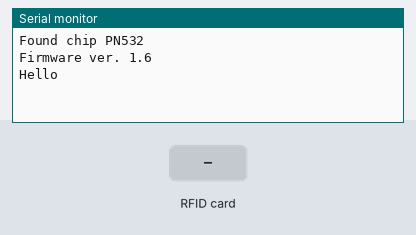
This sketch was run on a simulated Arduino Uno, built with avr-gcc and run on an emulated ATmega328P. On the bench: the last lines printed to the serial monitor. The test bench sets the inputs (shaded band).

Above: at 1.2 s.
1.3 s: RFID card F9 3E 04 F4 held to the reader
At 1.9 s:
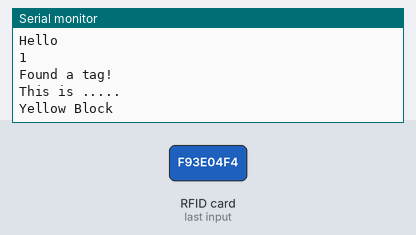
2.8 s: RFID card C9 12 0D F4 held to the reader
At 3.4 s:
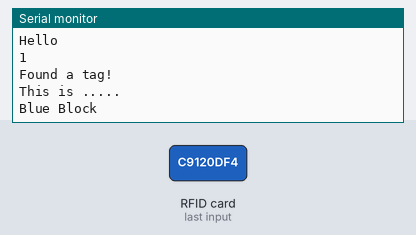
4.3 s: RFID card 59 E3 0B F4 held to the reader
At 5.5 s:
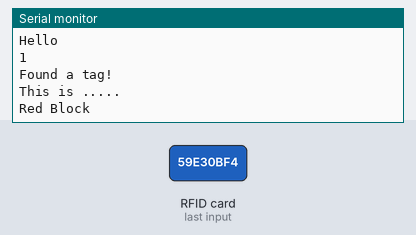
5.8 s: RFID card 5E 7A 19 C4 held to the reader
At 6.9 s:
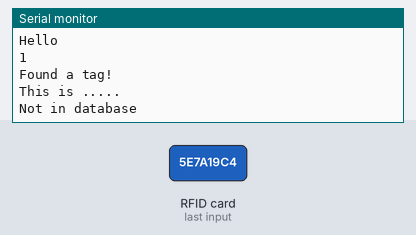

Measured:
- after the input at 1.3 s, the serial monitor: prints a new line at once (image 1)
- after the input at 2.8 s, the serial monitor: prints a new line after 0.05 s (image 2)
- after the input at 4.3 s, the serial monitor: prints a new line after 0.05 s (image 3)
- after the input at 5.8 s, the serial monitor: prints a new line after 0.05 s (image 4)

The sketch:

RFID_ID_Detector.ino
```cpp
#include <Wire.h>
#include <SPI.h>
#include <Adafruit_PN532.h>
#define PN532_IRQ   (2)
#define PN532_RESET (3)
Adafruit_PN532 nfc(PN532_IRQ, PN532_RESET);
void setup() {
  // put your setup code here, to run once:
  Serial.begin(9600);
  nfc.begin();
  uint32_t versiondata = nfc.getFirmwareVersion();
  if (! versiondata) {
    Serial.print("Didn't find PN53x board");
    while (1); // halt
  }
  // Got data, print it out!
  Serial.print("Found chip PN5"); Serial.println((versiondata>>24) & 0xFF, HEX);
  Serial.print("Firmware ver. "); Serial.print((versiondata>>16) & 0xFF, DEC);
  Serial.print('.'); Serial.println((versiondata>>8) & 0xFF, DEC);
  // Set the max number of retry attempts to read from a card
  // This prevents us from waiting forever for a card, which is
  // the default behaviour of the PN532.
  nfc.setPassiveActivationRetries(0xFF);
  // configure board to read RFID tags
  nfc.SAMConfig();
  // Serial.println("Show us your card!");
}
void loop() {
  // RFID
  Serial.println("Hello");
  boolean detector;                            //The value that is going to be used to detect whether a tag is found
  uint8_t uid[] = { 0, 0, 0, 0, 0, 0, 0 };     //Buffer to store the returned UID from tag. If there is an issue where
                                               //the reader seems to only read a certain number of times, take out 3 0s
                                               //to match with the byte size of the tags.
  uint8_t obj1[] = {0xF9, 0x3E, 0x4, 0xF4};    //Yellow Tower's id
  uint8_t obj2[] = {0xC9, 0x12, 0xD, 0xF4};    //Blue Tower's id
  uint8_t obj3[] = {0x59, 0xE3, 0xB, 0xF4};    //Red Tower's id
  uint8_t obj4[] = {0x59, 0xC8, 0x6, 0xF4};    //Orange Tower's id
  uint8_t obj5[] = {0x69, 0xDB, 0x6, 0xF4};    //Purple Tower's id
  uint8_t uidLength;
  detector = nfc.readPassiveTargetID(PN532_MIFARE_ISO14443A, &uid[0], &uidLength);
  Serial.println(detector);
  if(detector){
      Serial.println("Found a tag!");
      Serial.println("This is .....");
      if(memcmp(obj1, uid, 4) == 0){
        Serial.println("Yellow Block");
        delay(1000);
      }
      else if (memcmp(obj2, uid, 4) == 0){
        Serial.println("Blue Block");
        delay(1000);
      }
      else if(memcmp(obj3, uid, 4) == 0){
        Serial.println("Red Block");
        delay(1000);
      }
      else{
        Serial.println("Not in database");
        delay(1000);
      }
      delay(500);
    }
    else{
      Serial.println("No Objects in Range");
    }
  }
```
